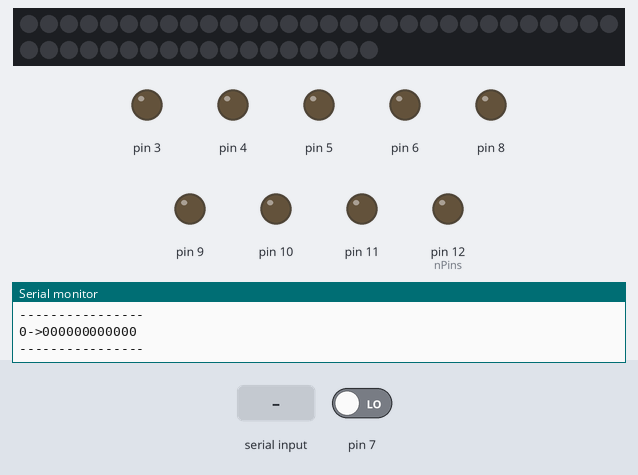
The sketch below on a simulated Arduino Uno, built with avr-gcc and run on an emulated ATmega328P. Shown: 48 RGB LEDs in strip order, left to right, continuing on the next row, output pins drawn as LEDs (lit = HIGH), the last lines printed to the serial monitor. Inputs (shaded band) come from the test bench; at power-on: pin 7 LOW. Dim RGB values are drawn brighter than linear.

Above: at 1.3 s.
1.4 s: byte 30 received over Serial
At 1.8 s:
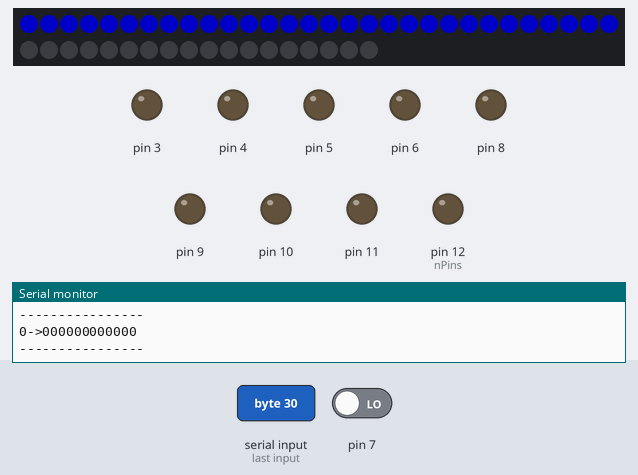
3.0 s: byte 90 received over Serial
At 4.4 s:
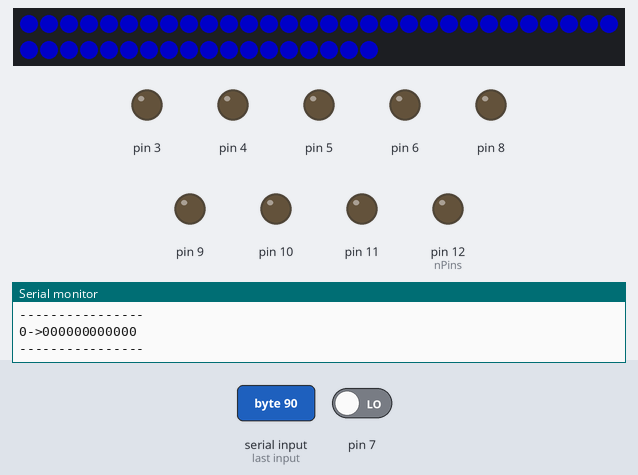
Timing chart, 0 to 6.0 s (numbered marks = the images above; inputs shaded):
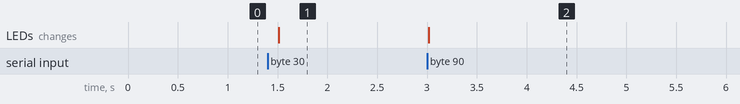

Measured:
- after the input at 1.4 s, the LEDs: change after 0.11 s (image 1)
- after the input at 3.0 s, the LEDs: change at once (image 2)

The sketch:

mangaArduino-onePin.ino
```cpp
#include <Adafruit_NeoPixel.h>
#ifdef __AVR__
  #include <avr/power.h>
#endif

#define PINPIXEL            2
#define NUMPIXELS      48

int c = 0;
int prevC = -1;
Adafruit_NeoPixel pixels = Adafruit_NeoPixel(NUMPIXELS, PINPIXEL, NEO_GRB + NEO_KHZ800);


int pin;
bool values[16];
int C;
int STATE;

bool DEBUG = true;

int myDelay = 100;

void setup(){

    Serial.begin(9600);

    for (int i = 2 ; i < 13 ; i++)
          pinMode(i , OUTPUT);

    pinMode(7, INPUT);

    if(DEBUG) myDelay = 500;


    pixels.begin(); // This initializes the NeoPixel library.
    pixels.setBrightness(100);

}

void loop(){

  // Habilita multiplexores


  if(DEBUG){
    Serial.println("----------------");
    delay(myDelay);
  }


  while (Serial.available()){
     c = Serial.read();
  }

  if(c != prevC){


    for(int i=0;i<c;i++) {
      pixels.setPixelColor(i, pixels.Color(0,0,255)); // Moderately bright green color.
    }

    for(int i=c;i<NUMPIXELS;i++) {
      pixels.setPixelColor(i, pixels.Color(0,0,0)); // Moderately bright green color.
    }
    pixels.show(); // This sends the updated pixel color to the hardware.
    prevC = c;
  }


    printMux(0);

}


void printMux(unsigned char mux){
    readMux(mux);

    if(DEBUG){
      int nPins = 12;

      if(mux == 4 || mux == 1)
        nPins = 14;

      Serial.print(mux);
      Serial.print("->");
      for(pin=0;pin < nPins;pin++)
        Serial.print(values[pin]);
      Serial.println();
    }
    else{
      Serial.write(-1);
      Serial.write(mux);
      Serial.write(lsb(values));
      Serial.write(hsb(values));
    }


}

void readPins(int mux){


  for(pin=0;pin<16;pin++){

       values[pin] = 0;
       unsigned S0,S1,S2,S3;

       int pinToRead = 0;
       S0 = pinToRead & B00000001;
       S1 = pinToRead & B00000010;
       S2 = pinToRead & B00000100;
       S3 = pinToRead & B00001000;

       digitalWrite (8, S0);
       digitalWrite ( 9, S1) ;
       digitalWrite (10, S2) ;
       digitalWrite (11 ,S3) ;

       STATE = digitalRead(7);

       values[pin] = STATE;

       if(mux == 5){
         if(pin == 12) values[3] = STATE;
         if(pin == 13) values[1] = STATE;
       }

       if(mux == 4){
         if(pin == 14) values[1] = STATE;
       }
       if(mux == 3){
         if(pin == 12) values[7] = STATE;
         if(pin == 13) values[8] = STATE;
       }


    }
}


void readMux(int C){
    int channel = C;

    if(C == 2) channel = 7;
    if(C == 1) channel = 2;
    unsigned int SC0, SC1, SC2;
    SC0 = channel & B00000001;
    digitalWrite (3 , SC0);
    SC1 = channel & B00000010 ;
    digitalWrite (4 , SC1);
    SC2 = channel & B00000100;
    digitalWrite (5 , SC2) ;
    digitalWrite (6 , 0) ;

    readPins(C);
}


int lsb(bool v[]){
  unsigned char  b = 0;
  for(int i = 7; i >= 0; i --){
    b = (b << 1);
    if(values[i])
      b = b + 1;
  }
  return b;
}

int hsb(bool v[]){
  unsigned char  b = 0;
  for(int i = 15; i >= 8; i --){
    b = (b << 1);
    if(values[i])
      b = b + 1;
  }
  return b;
}
```
